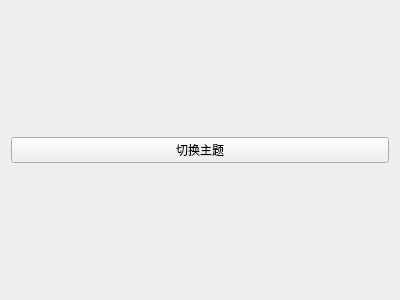
<?xml version="1.0" encoding="UTF-8"?>
<ui version="4.0">
 <class>Test</class>
 <widget class="QWidget" name="Test">
  <property name="geometry">
   <rect>
    <x>0</x>
    <y>0</y>
    <width>400</width>
    <height>300</height>
   </rect>
  </property>
  <property name="windowTitle">
   <string>Form</string>
  </property>
  <layout class="QGridLayout" name="gridLayout">
   <item row="0" column="0">
    <widget class="PushButton" name="pushButton">
     <property name="text">
      <string>切换主题</string>
     </property>
    </widget>
   </item>
  </layout>
 </widget>
 <customwidgets>
  <customwidget>
   <class>PushButton</class>
   <extends>QPushButton</extends>
   <header>qfluentwidgets</header>
  </customwidget>
 </customwidgets>
 <resources/>
 <connections/>
</ui>
